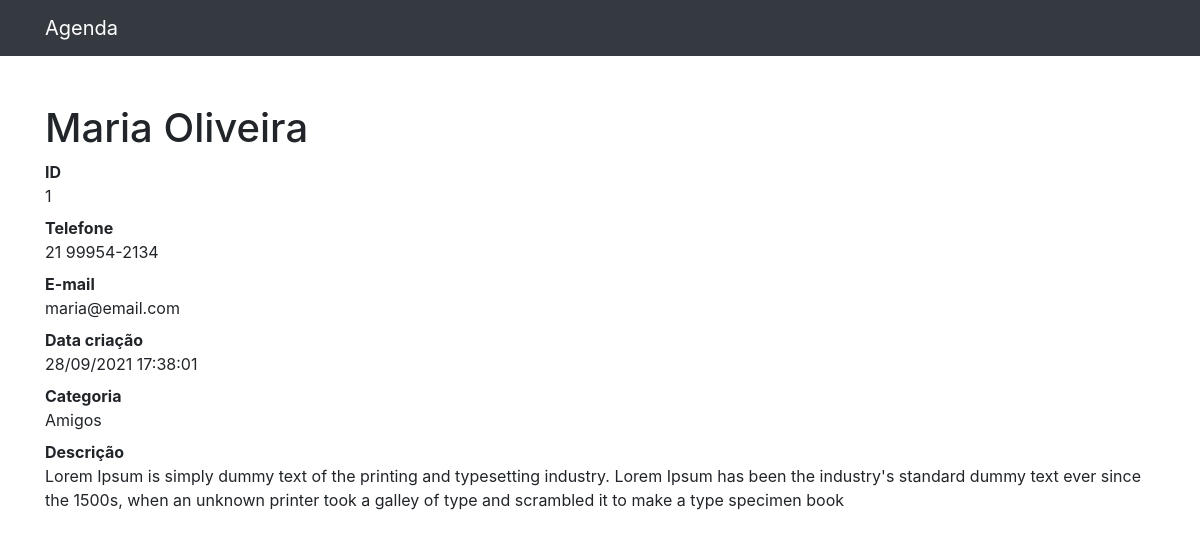
The page /1 on the database its author committed.
### contatos/models.py (models this page shows, shortened)
class Contato(models.Model):
    nome = models.CharField(max_length=255)
    sobrenome = models.CharField(max_length=255, blank=True)
    telefone = models.CharField(max_length=255)
    email = models.CharField(max_length=255, blank=True)
    data_criacao = models.DateTimeField(default=timezone.now)
    descricao = models.TextField(blank=True)
    categoria = models.ForeignKey(Categoria, on_delete=models.DO_NOTHING)
    mostrar = models.BooleanField(default=True)

class Categoria(models.Model):
    nome = models.CharField(max_length=255)
    def __str__(self):
        return self.nome

### contatos/views.py (the view)
# urls.py: path('<int:contato_id>', views.ver_contato, name='ver_contato'),
def ver_contato(request, contato_id):
    contato = get_object_or_404(Contato, id=contato_id)
    return render(request, 'contatos/ver_contato.html', {
        'contato': contato
    })

### contatos/templates/contatos/ver_contato.html
{% extends 'base.html' %}
{%block conteudo%}
    <h1 class="mt-5">{{contato.nome}} {{contato.sobrenome}}</h1>
        <dl>
          <dt>ID</dt>
          <dd>{{contato.id}}</dd>
          <dt>Telefone</dt>
          <dd>{{contato.telefone}}</dd>
          <dt>E-mail</dt>
          <dd>{{contato.email}}</dd>
          <dt>Data criação</dt>
          <dd>{{contato.data_criacao|date:'d/m/Y H:i:s' }}</dd>
          <dt>Categoria</dt>
          <dd>{{contato.categoria}}</dd>
          <dt>Descrição</dt>
          <dd>{{contato.descricao}}</dd>
        </dl>
{%endblock%}

### rows shown on the page
Contato: nome "Maria", sobrenome "Oliveira", id "1", telefone "21 99954-2134", email "maria@email.com", data_criacao "28/09/2021 17:38:01", categoria "Amigos", descricao "Lorem Ipsum is simply dummy text of the printing and typesetting industry. Lorem Ipsum has been the industry's standard dummy text ever since the 1500s, when an unknown printer took a galley of type and scrambled it to make a type specimen book"
